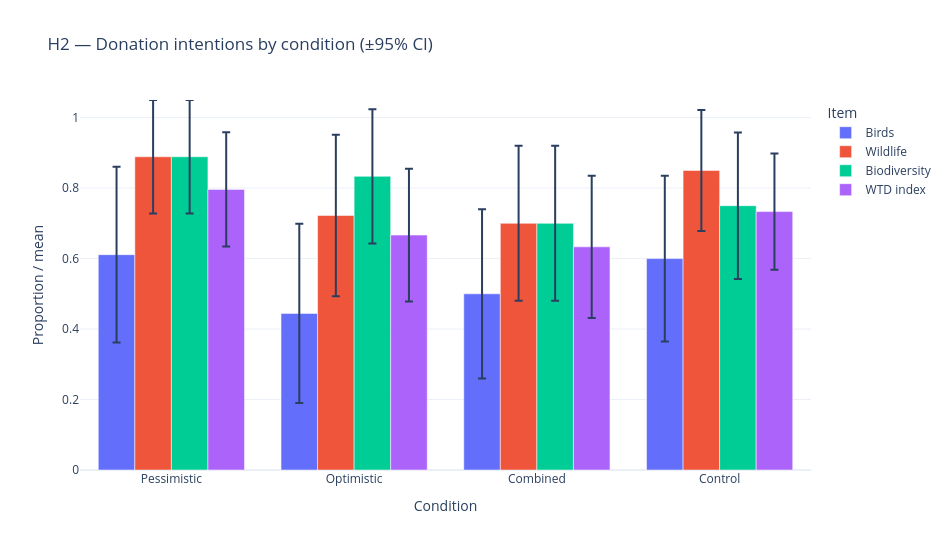

Here is the notebook cell this chart was saved with:
### Code cell
# H2 visualization
don_rows = []
for cond in CONDITION_ORDER:
    sub = df[df["Condition"] == cond]
    for col, lbl in [("DonationBird_b", "Birds"), ("DonationWild_b", "Wildlife"),
                     ("DonationBio_b", "Biodiversity"), ("WTD", "WTD index")]:
        m, h = mean_ci(sub[col])
        don_rows.append([cond, lbl, m, h])
ddf = pd.DataFrame(don_rows, columns=["Condition", "Item", "Rate", "CI95"])

fig = px.bar(ddf, x="Condition", y="Rate", color="Item", barmode="group", error_y="CI95",
             category_orders={"Condition": CONDITION_ORDER},
             title="H2 — Donation intentions by condition (±95% CI)")
fig.update_yaxes(range=[0, 1.05], title="Proportion / mean")
show(fig, "02_h2_donations")

### Figure 1 — Plotly figure (JSON) as saved in the notebook; plotly's stock layout.template omitted (floating-point values rounded to 4 significant figures)
{"data": [{"alignmentgroup": "True", "error_y": {"array": [0.2495, 0.2543, 0.2401, 0.2352]}, "hovertemplate": "Item=Birds<br>Condition=%{x}<br>Rate=%{y}<extra></extra>", "legendgroup": "Birds", "marker": {"color": "#636efa", "pattern": {"shape": ""}}, "name": "Birds", "offsetgroup": "Birds", "orientation": "v", "showlegend": true, "textposition": "auto", "type": "bar", "x": ["Pessimistic", "Optimistic", "Combined", "Control"], "xaxis": "x", "y": [0.6111, 0.4444, 0.5, 0.6], "yaxis": "y"}, {"alignmentgroup": "True", "error_y": {"array": [0.1608, 0.2292, 0.22, 0.1715]}, "hovertemplate": "Item=Wildlife<br>Condition=%{x}<br>Rate=%{y}<extra></extra>", "legendgroup": "Wildlife", "marker": {"color": "#EF553B", "pattern": {"shape": ""}}, "name": "Wildlife", "offsetgroup": "Wildlife", "orientation": "v", "showlegend": true, "textposition": "auto", "type": "bar", "x": ["Pessimistic", "Optimistic", "Combined", "Control"], "xaxis": "x", "y": [0.8889, 0.7222, 0.7, 0.85], "yaxis": "y"}, {"alignmentgroup": "True", "error_y": {"array": [0.1608, 0.1907, 0.22, 0.2079]}, "hovertemplate": "Item=Biodiversity<br>Condition=%{x}<br>Rate=%{y}<extra></extra>", "legendgroup": "Biodiversity", "marker": {"color": "#00cc96", "pattern": {"shape": ""}}, "name": "Biodiversity", "offsetgroup": "Biodiversity", "orientation": "v", "showlegend": true, "textposition": "auto", "type": "bar", "x": ["Pessimistic", "Optimistic", "Combined", "Control"], "xaxis": "x", "y": [0.8889, 0.8333, 0.7, 0.75], "yaxis": "y"}, {"alignmentgroup": "True", "error_y": {"array": [0.1622, 0.1886, 0.2018, 0.1648]}, "hovertemplate": "Item=WTD index<br>Condition=%{x}<br>Rate=%{y}<extra></extra>", "legendgroup": "WTD index", "marker": {"color": "#ab63fa", "pattern": {"shape": ""}}, "name": "WTD index", "offsetgroup": "WTD index", "orientation": "v", "showlegend": true, "textposition": "auto", "type": "bar", "x": ["Pessimistic", "Optimistic", "Combined", "Control"], "xaxis": "x", "y": [0.7963, 0.6667, 0.6333, 0.7333], "yaxis": "y"}], "layout": {"barmode": "group", "height": 550, "legend": {"title": {"text": "Item"}, "tracegroupgap": 0}, "title": {"text": "H2 — Donation intentions by condition (±95% CI)"}, "width": 950, "xaxis": {"anchor": "y", "categoryarray": ["Pessimistic", "Optimistic", "Combined", "Control"], "categoryorder": "array", "domain": [0, 1], "title": {"text": "Condition"}}, "yaxis": {"anchor": "x", "domain": [0, 1], "range": [0, 1.05], "title": {"text": "Proportion / mean"}}}}
